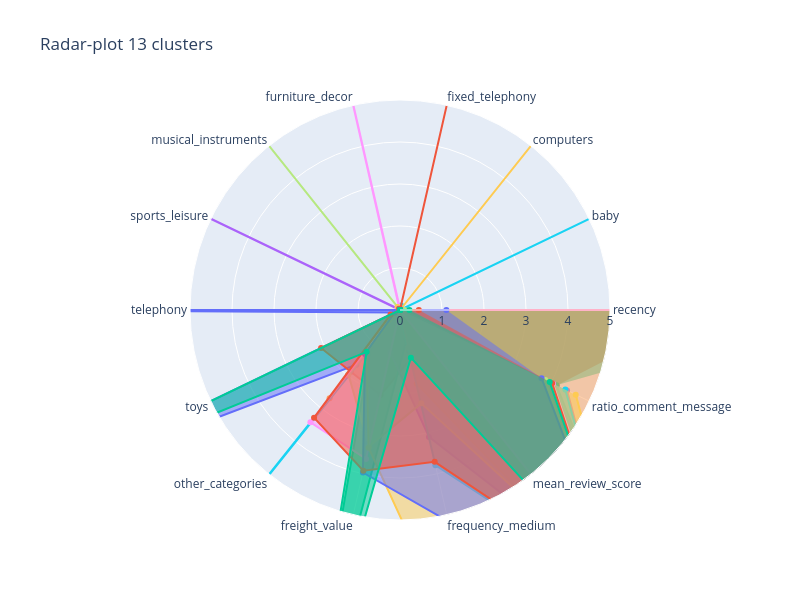

Here is the notebook cell this chart was saved with:
### Code cell
plot_clusters_radar(centroid_normalized_13)

### Figure 1 — Plotly figure (JSON) as saved in the notebook; plotly's stock layout.template omitted (floating-point values rounded to 4 significant figures)
{"data": [{"fill": "toself", "name": "Cluster 0", "r": [0.1372, 3.469e-18, 3.469e-18, 0, 0, 0, 1.11e-16, 5.551e-17, 9.899, 1.664, 0, 1.011, 9.708, 4.031], "theta": ["recency", "baby", "computers", "fixed_telephony", "furniture_decor", "musical_instruments", "sports_leisure", "telephony", "toys", "other_categories", "freight_value", "frequency_medium", "mean_review_score", "ratio_comment_message"], "type": "scatterpolar"}, {"fill": "toself", "name": "Cluster 1", "r": [7.207, 0, 0, 0, 0, 0, 5.551e-17, 5.551e-17, 2.086, 1.878, 2.078, 1.178, 0, 4.142], "theta": ["recency", "baby", "computers", "fixed_telephony", "furniture_decor", "musical_instruments", "sports_leisure", "telephony", "toys", "other_categories", "freight_value", "frequency_medium", "mean_review_score", "ratio_comment_message"], "type": "scatterpolar"}, {"fill": "toself", "name": "Cluster 2", "r": [10, 0, 0, 0, 1.388e-17, 0, 5.551e-17, 5.551e-17, 0, 1.098, 9.996, 0.7138, 9.723, 4.133], "theta": ["recency", "baby", "computers", "fixed_telephony", "furniture_decor", "musical_instruments", "sports_leisure", "telephony", "toys", "other_categories", "freight_value", "frequency_medium", "mean_review_score", "ratio_comment_message"], "type": "scatterpolar"}, {"fill": "toself", "name": "Cluster 3", "r": [0.1136, 0, 0, 0.004824, 0, 0.02171, 10.0, 5.551e-17, 0.08171, 0, 1.037, 3.099, 8.351, 4.415], "theta": ["recency", "baby", "computers", "fixed_telephony", "furniture_decor", "musical_instruments", "sports_leisure", "telephony", "toys", "other_categories", "freight_value", "frequency_medium", "mean_review_score", "ratio_comment_message"], "type": "scatterpolar"}, {"fill": "toself", "name": "Cluster 4", "r": [7.124, 0, 0, 0, 0, 0, 5.551e-17, 0, 0.0003431, 2.689, 4.441e-16, 1.8, 10, 10], "theta": ["recency", "baby", "computers", "fixed_telephony", "furniture_decor", "musical_instruments", "sports_leisure", "telephony", "toys", "other_categories", "freight_value", "frequency_medium", "mean_review_score", "ratio_comment_message"], "type": "scatterpolar"}, {"fill": "toself", "name": "Cluster 5", "r": [0, 10, 0, 0.1117, 0, 0, 0, 1.11e-16, 0, 10, 0.0558, 3.79, 8.382, 4.369], "theta": ["recency", "baby", "computers", "fixed_telephony", "furniture_decor", "musical_instruments", "sports_leisure", "telephony", "toys", "other_categories", "freight_value", "frequency_medium", "mean_review_score", "ratio_comment_message"], "type": "scatterpolar"}, {"fill": "toself", "name": "Cluster 6", "r": [8.829, 0, 0, 0, 0, 0, 5.551e-17, 5.551e-17, 0.0004986, 1.987, 4.441e-16, 0.9069, 9.987, 0], "theta": ["recency", "baby", "computers", "fixed_telephony", "furniture_decor", "musical_instruments", "sports_leisure", "telephony", "toys", "other_categories", "freight_value", "frequency_medium", "mean_review_score", "ratio_comment_message"], "type": "scatterpolar"}, {"fill": "toself", "name": "Cluster 7", "r": [0.1051, 0, 0, 0, 0, 10, 5.551e-17, 5.551e-17, 0.1459, 1.968, 3.331, 2.28, 8.365, 3.84], "theta": ["recency", "baby", "computers", "fixed_telephony", "furniture_decor", "musical_instruments", "sports_leisure", "telephony", "toys", "other_categories", "freight_value", "frequency_medium", "mean_review_score", "ratio_comment_message"], "type": "scatterpolar"}, {"fill": "toself", "name": "Cluster 8", "r": [0, 0, 0, 0.01603, 10, 0.01603, 0.01603, 0.08013, 0.1099, 3.422, 3.638, 0, 8.519, 4.041], "theta": ["recency", "baby", "computers", "fixed_telephony", "furniture_decor", "musical_instruments", "sports_leisure", "telephony", "toys", "other_categories", "freight_value", "frequency_medium", "mean_review_score", "ratio_comment_message"], "type": "scatterpolar"}, {"fill": "toself", "name": "Cluster 9", "r": [0, 3.469e-18, 10, 0, 0, 0.09217, 0.04608, 5.551e-17, 0.04601, 1.274, 3.363, 10, 8.788, 4.644], "theta": ["recency", "baby", "computers", "fixed_telephony", "furniture_decor", "musical_instruments", "sports_leisure", "telephony", "toys", "other_categories", "freight_value", "frequency_medium", "mean_review_score", "ratio_comment_message"], "type": "scatterpolar"}, {"fill": "toself", "name": "Cluster 10", "r": [1.104, 0, 0, 0.02605, 0, 0.03907, 0.01042, 10, 0.1409, 1.338, 3.969, 5.161, 8.456, 3.741], "theta": ["recency", "baby", "computers", "fixed_telephony", "furniture_decor", "musical_instruments", "sports_leisure", "telephony", "toys", "other_categories", "freight_value", "frequency_medium", "mean_review_score", "ratio_comment_message"], "type": "scatterpolar"}, {"fill": "toself", "name": "Cluster 11", "r": [0.4485, 0, 0, 10.0, 0, 0.03332, 5.551e-17, 5.551e-17, 0.2505, 3.283, 3.924, 3.708, 8.359, 4.021], "theta": ["recency", "baby", "computers", "fixed_telephony", "furniture_decor", "musical_instruments", "sports_leisure", "telephony", "toys", "other_categories", "freight_value", "frequency_medium", "mean_review_score", "ratio_comment_message"], "type": "scatterpolar"}, {"fill": "toself", "name": "Cluster 12", "r": [0.2243, 0, 0, 0, 0, 0, 1.11e-16, 5.551e-17, 10.0, 1.274, 10, 1.164, 8.384, 3.956], "theta": ["recency", "baby", "computers", "fixed_telephony", "furniture_decor", "musical_instruments", "sports_leisure", "telephony", "toys", "other_categories", "freight_value", "frequency_medium", "mean_review_score", "ratio_comment_message"], "type": "scatterpolar"}], "layout": {"height": 600, "polar": {"radialaxis": {"range": [0, 5], "visible": true}}, "showlegend": false, "title": {"text": "Radar-plot 13 clusters"}, "width": 800}}
